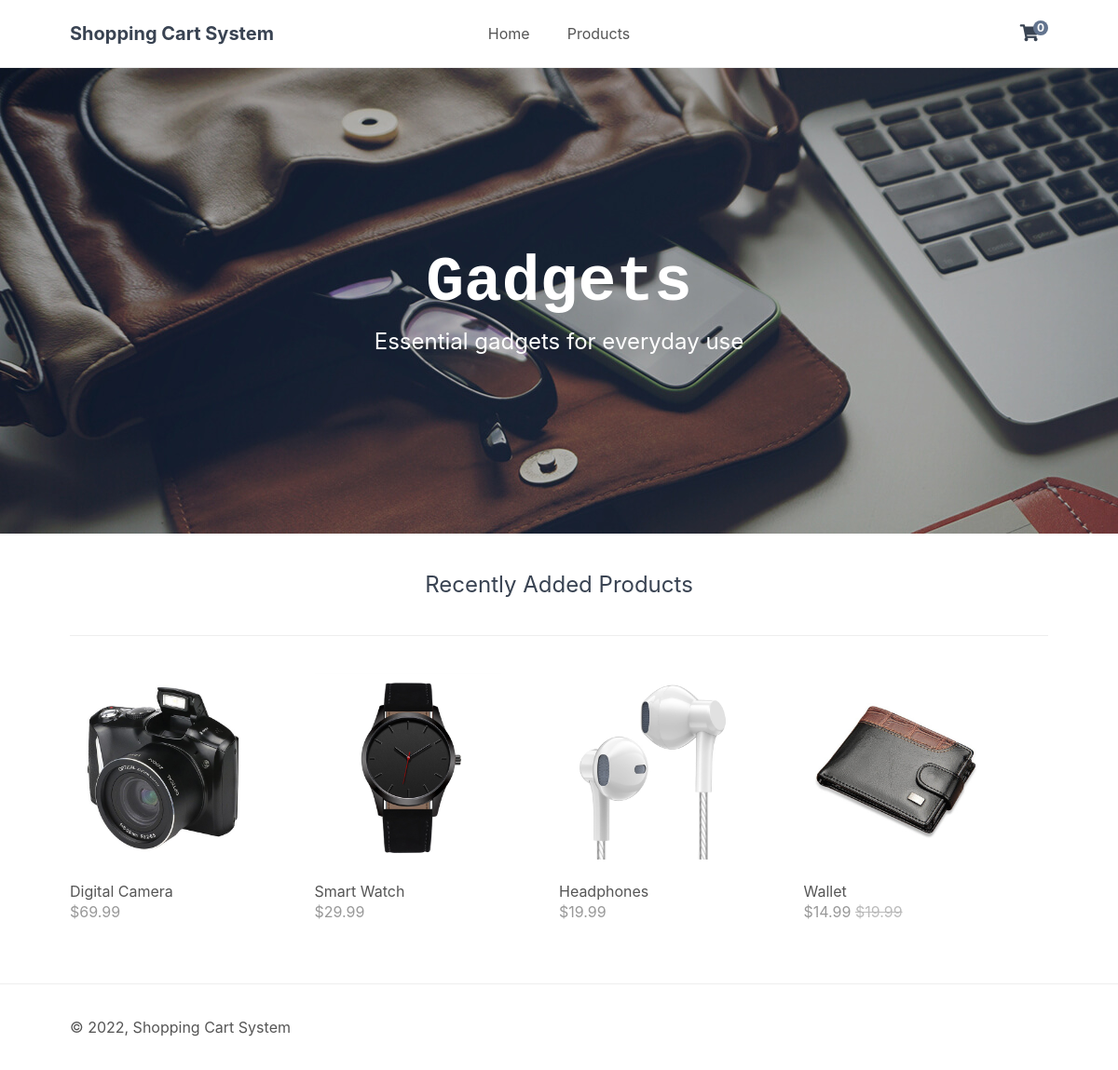
The page / on the database its author committed.
### tables this page shows
CREATE TABLE IF NOT EXISTS `products` (
`id` int(11) NOT NULL,
  `name` varchar(200) NOT NULL,
  `desc` text NOT NULL,
  `price` decimal(7,2) NOT NULL,
  `rrp` decimal(7,2) NOT NULL DEFAULT '0.00',
  `quantity` int(11) NOT NULL,
  `img` text NOT NULL,
  `date_added` datetime NOT NULL DEFAULT CURRENT_TIMESTAMP
);

### index.php (called while the page is built, shortened)
<?php
include 'functions.php';
$page = isset($_GET['page']) && file_exists($_GET['page'] . '.php') ? $_GET['page'] : 'home';
include $page . '.php';
?>

### home.php (the view)
<?php
$stmt = $pdo->prepare('SELECT * FROM products ORDER BY date_added LIMIT 4');
$stmt->execute();
$recently_added_products = $stmt->fetchAll(PDO::FETCH_ASSOC);
?>
<?=template_header('Home')?>
<div class="featured">
    <h2>Gadgets</h2>
    <p>Essential gadgets for everyday use</p>
</div>
<div class="recentlyadded content-wrapper">
    <h2>Recently Added Products</h2>
    <div class="products">
        <?php foreach ($recently_added_products as $product): ?>
        <a href="index.php?page=product&id=<?=$product['id']?>" class="product">
            <img src="imgs/<?=$product['img']?>" width="200" height="200" alt="<?=$product['name']?>">
            <span class="name"><?=$product['name']?></span>
            <span class="price">
                &dollar;<?=$product['price']?>
                <?php if ($product['rrp'] > 0): ?>
                <span class="rrp">&dollar;<?=$product['rrp']?></span>
                <?php endif; ?>
            </span>
        </a>
        <?php endforeach; ?>
    </div>
</div>
<?=template_footer()?>

### functions.php (shortened to what this page needs)
<?php
function template_header($title) {
$num_items_in_cart = isset($_SESSION['cart']) ? count($_SESSION['cart']) : 0;
echo <<<EOT
<!DOCTYPE html>
<html>
	<head>
		<meta charset="utf-8">
		<title>$title</title>
		<link href="style.css" rel="stylesheet" type="text/css">
		<link rel="stylesheet" href="https://use.fontawesome.com/releases/v5.7.1/css/all.css">
	</head>
	<body>
        <header>
            <div class="content-wrapper">
                <h1>Shopping Cart System</h1>
                <nav>
                    <a href="index.php">Home</a>
                    <a href="index.php?page=products">Products</a>
                </nav>
                <div class="link-icons">
                    <a href="index.php?page=cart">
						<i class="fas fa-shopping-cart"></i>
						<span>$num_items_in_cart</span>
					</a>
                </div>
            </div>
        </header>
        <main>
EOT;
}
function template_footer() {
$year = date('Y');
echo <<<EOT
        </main>
        <footer>
            <div class="content-wrapper">
                <p>&copy; $year, Shopping Cart System</p>
            </div>
        </footer>
        <script src="script.js"></script>
    </body>
</html>
EOT;
}
?>

### style.css (style rules this page uses)
* { box-sizing: border-box; font-family: -apple-system, BlinkMacSystemFont, "segoe ui", roboto, oxygen, ubuntu, cantarell, "fira sans", "droid sans", "helvetica neue", Arial, sans-serif; font-size: 16px; -webkit-font-smoothing: antialiased; -moz-osx-font-smoothing: grayscale; }
html { height: 100%; }
body { position: relative; min-height: 100%; color: #555555; background-color: #FFFFFF; margin: 0; padding-bottom: 100px; }
h1, h2, h3, h4, h5 { color: #394352; }
.content-wrapper { width: 1050px; margin: 0 auto; }
header { border-bottom: 1px solid #EEEEEE; }
header .content-wrapper { display: flex; }
header h1 { display: flex; flex-grow: 1; flex-basis: 0; font-size: 20px; margin: 0; padding: 24px 0; }
header nav { display: flex; flex-grow: 1; flex-basis: 0; justify-content: center; align-items: center; }
header nav a { text-decoration: none; color: #555555; padding: 10px 10px; margin: 0 10px; }
header .link-icons { display: flex; flex-grow: 1; flex-basis: 0; justify-content: flex-end; align-items: center; position: relative; }
header .link-icons a { text-decoration: none; color: #394352; padding: 0 10px; }
header .link-icons a i { font-size: 18px; }
header .link-icons a span { display: inline-block; text-align: center; background-color: #63748e; border-radius: 50%; color: #FFFFFF; font-size: 12px; line-height: 16px; width: 16px; height: 16px; font-weight: bold; position: absolute; top: 22px; right: 0; }
main .featured { display: flex; flex-direction: column; background-image: url(imgs/featured-image.jpg); background-repeat: no-repeat; background-size: cover; height: 500px; align-items: center; justify-content: center; text-align: center; }
main .featured h2 { display: inline-block; margin: 0; width: 1050px; font-family: Rockwell, Courier Bold, Courier, Georgia, Times, Times New Roman, serif; font-size: 68px; color: #FFFFFF; padding-bottom: 10px; }
main .featured p { display: inline-block; margin: 0; width: 1050px; font-size: 24px; color: #FFFFFF; }
main .recentlyadded h2 { display: block; font-weight: normal; margin: 0; padding: 40px 0; font-size: 24px; text-align: center; width: 100%; border-bottom: 1px solid #EEEEEE; }
main .recentlyadded .products, main .products .products-wrapper { display: flex; flex-wrap: wrap; align-items: center; justify-content: space-between; padding: 40px 0 0 0; }
main .recentlyadded .products .product, main .products .products-wrapper .product { display: block; overflow: hidden; text-decoration: none; width: 25%; padding-bottom: 60px; }
main .recentlyadded .products .product img, main .products .products-wrapper .product img { transform: scale(1); transition: transform 1s; }
main .recentlyadded .products .product .name, main .products .products-wrapper .product .name { display: block; color: #555555; padding: 20px 0 2px 0; }
main .recentlyadded .products .product .price, main .products .products-wrapper .product .price { display: block; color: #999999; }
main .recentlyadded .products .product .rrp, main .products .products-wrapper .product .rrp { color: #BBBBBB; text-decoration: line-through; }
footer { position: absolute; bottom: 0; border-top: 1px solid #EEEEEE; padding: 20px 0; width: 100%; }

### rows shown on the page
products: img (picture), name "Digital Camera", price "69.99"
products: img (picture), name "Smart Watch", price "29.99"
products: img (picture), name "Headphones", price "19.99"
products: img (picture), name "Wallet", price "14.99", rrp "19.99"

### other values the page prints
$num_items_in_cart "0"
